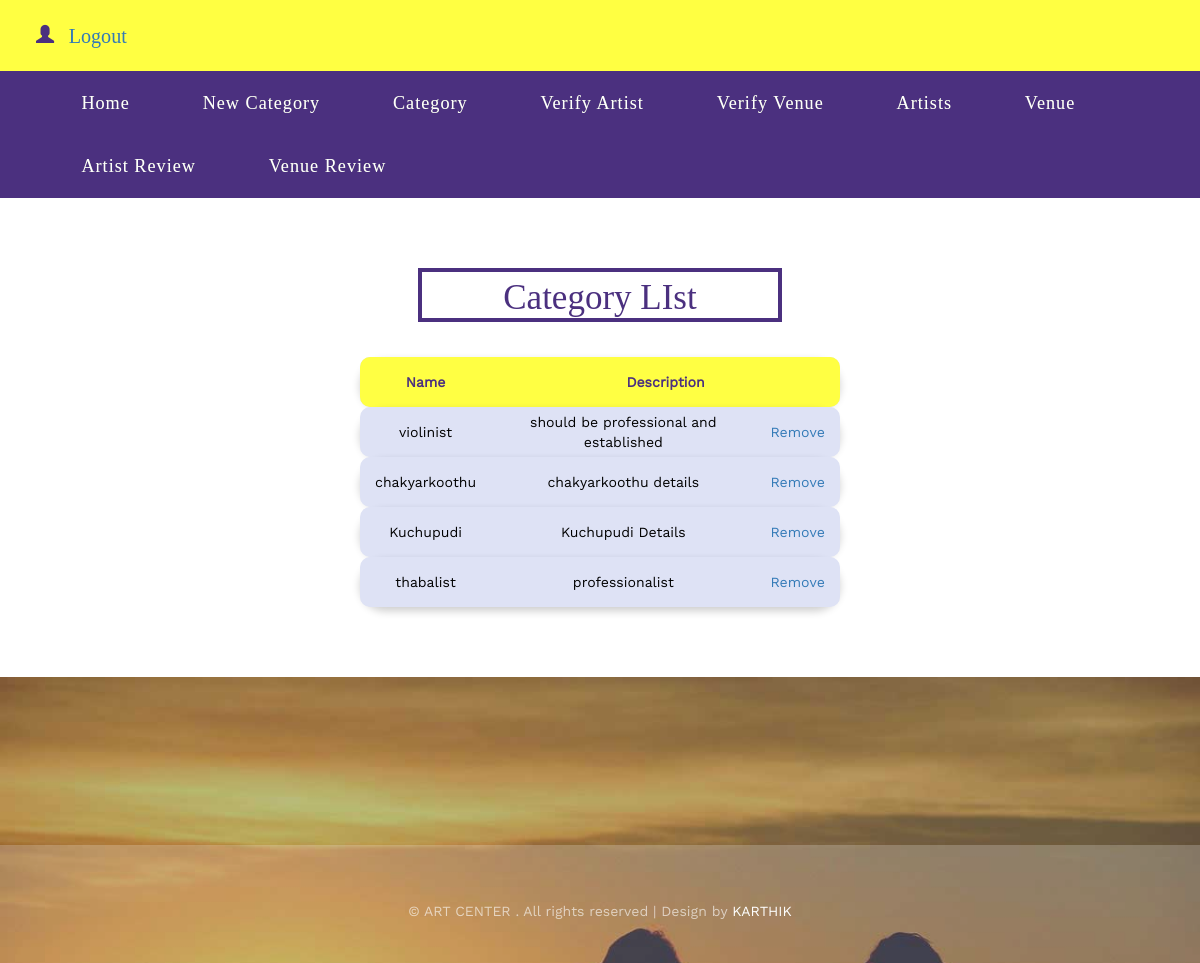
Page /AdminViewCategory.php on the committed database.
### tables this page shows
CREATE TABLE `category` (
  `cid` int(11) NOT NULL,
  `category` varchar(30) DEFAULT NULL,
  `description` varchar(200) DEFAULT NULL
);

### AdminViewCategory.php (the view, shortened to what this page needs)
<?php
include 'AdminHeader.php';
?>
<div id="about" class="about">
	<div class="container">
		<h3 class="title wow fadeInUp animated" data-wow-delay=".5s">Category LIst</h3>
	</div>
	<div style="margin: auto; width: 40%;">
		<?php
		$qry = "SELECT * FROM `category`";
		$result = mysqli_query($conn, $qry);
		?>
		<table style="width: 100%;" id="cust_table">
			<tr>
				<th>Name</th>
				<th colspan=2>Description</th>
			</tr>
			<?php
			if ($result->num_rows > 0) {
				while ($row = mysqli_fetch_array($result)) {
					echo "
                <tr>
                    <td>" . $row['category'] . "</td>
                    <td>" . $row['description'] . "</td>
					<td><a href='AdminUpdateCategory.php?id=" . $row['cid'] . "'>Remove</a></td>
                </tr>";
				}
			} else {
				echo "  <center> <h2 style='color: red;'>.... No Data Found ...</h2></center> ";
			}
			?>
		</table>
	</div>
</div>
<div class="contact" id="contact">
	<div class="footer">
		<div class="container">
			<p class="wow fadeInUp animated" data-wow-delay=".7s">© ART CENTER . All rights reserved | Design by <a href="">KARTHIK</a></p>
		</div>
	</div>
</div>
</body>
</html>

### css/style.css (style rules this page uses)
body { margin:0; font-family: 'WorkSans-Regular'; }
body a { transition: 0.5s all ease; -webkit-transition: 0.5s all ease; -moz-transition: 0.5s all ease; -o-transition: 0.5s all ease; -ms-transition: 0.5s all ease; text-decoration:none; }
h1,h2,h3,h4,h5,h6 { margin:0; }
p { margin:0; }
.about, .team, .about-skills { padding: 6em 0; }
h3.title { font-size: 2.5em; color: #4B307F; font-family: 'Josefin Slab'; text-align: center; border: 4px solid; width: 32%; margin: 0 auto 1em; padding: .2em 0 0; }
.contact { background: url(../images/slid2.jpg)no-repeat 0px 0px; background-size: cover; padding: 5em 0 0; }
.footer { margin-top: 7em; background-color: rgba(255, 255, 255, 0.22); padding: 4em 0 3em; }
.footer p { color:rgba(255, 255, 255, 0.61); font-size:1em; text-align:center; }
.footer p a { color:#fff; }
@media (max-width:1280px) { h3.title { font-size: 2.5em; } }
@media (max-width:1280px) { .about, .team, .about-skills { padding: 5em 0; } }
#cust_table tr { padding-top: 12px; padding-bottom: 12px; text-align: center; color: #000; transition: 0.3s; background-color: #dee2f5; border-radius: 25px; box-shadow: 0 4px 8px 0 rgba(0, 0, 0, 0.2); }
#cust_table tr :first-child { padding: 15px; border-radius: 10px 0 0 10px; -moz-border-radius: 10px 0 0 10px; }
#cust_table tr :last-child { border-radius: 0 10px 10px 0; -moz-border-radius: 0 10px 10px 0; }
#cust_table th { padding-top: 12px; padding-bottom: 12px; text-align: center; background-color: #ffff43; color: #4b307f; }

### css/lightbox.css (style rules this page uses)
body:after { content: url(../images/close.png) url(../images/prev.png) url(../images/next.png); display: none; }

### rows in the picture
category: category "violinist", description "should be professional and established"
category: category "chakyarkoothu", description "chakyarkoothu details"
category: category "Kuchupudi", description "Kuchupudi Details"
category: category "thabalist", description "professionalist"
